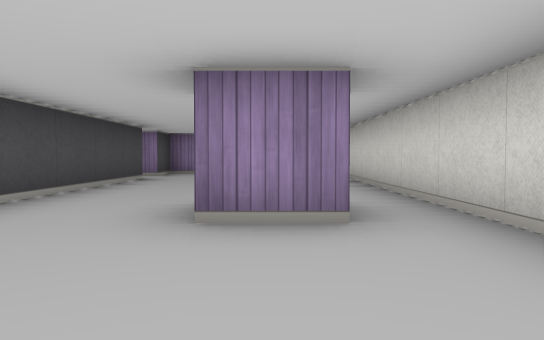
View 1 (above)

24 first-person views from a walk through a cub3D ray-caster map. The camera is about half as high as the walls, tilts 2° down and sees 70° across. The floor is counted in squares. Each view is taken from the middle of a square. On the plan, view 1 faces up. The plan holds only what a view shows up to about 9 squares ahead; the rest is blank.

View 2
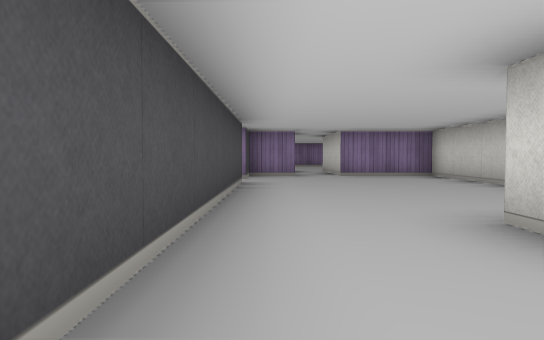

View 3
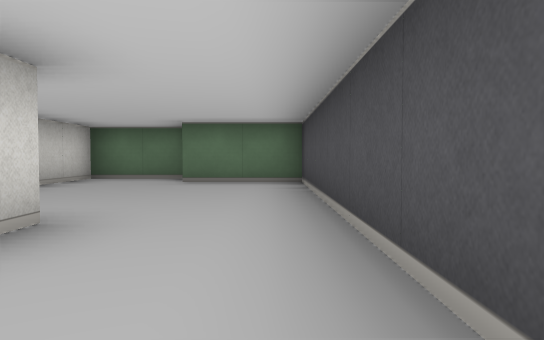

View 4
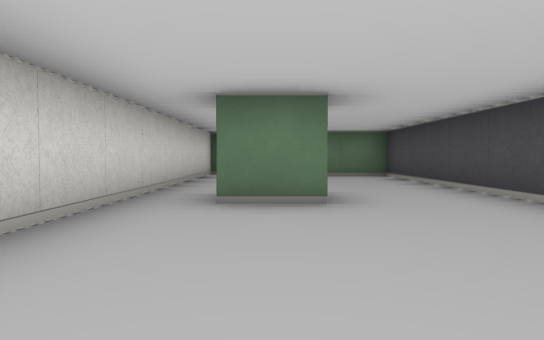

View 5
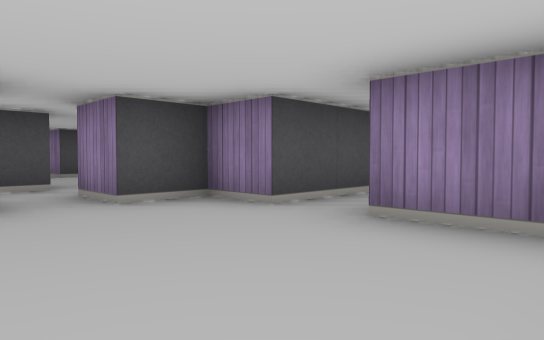

View 6
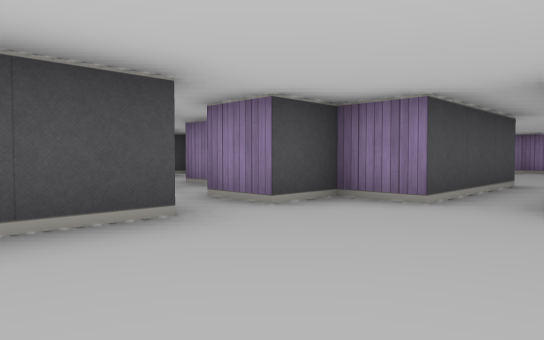

View 7
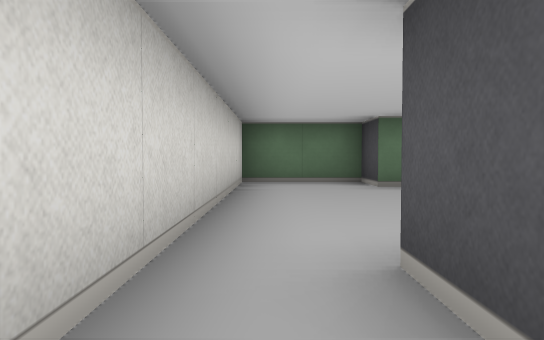

View 8
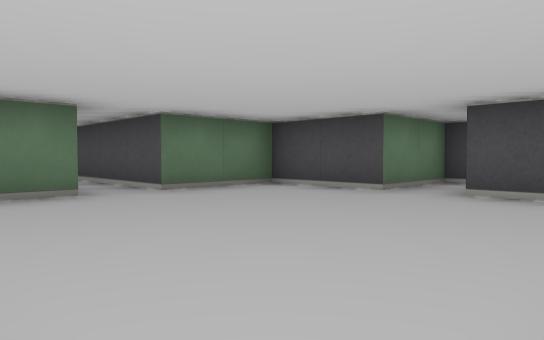

View 9
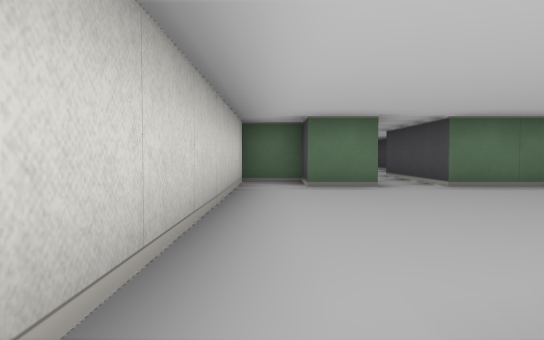

View 10
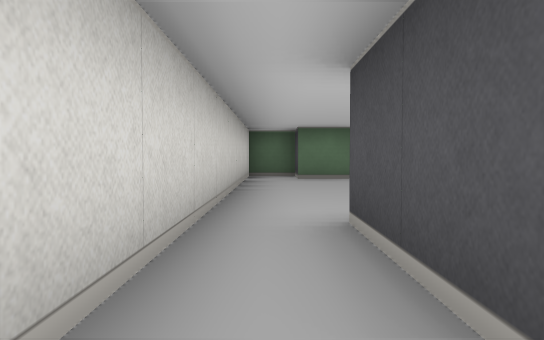

View 11
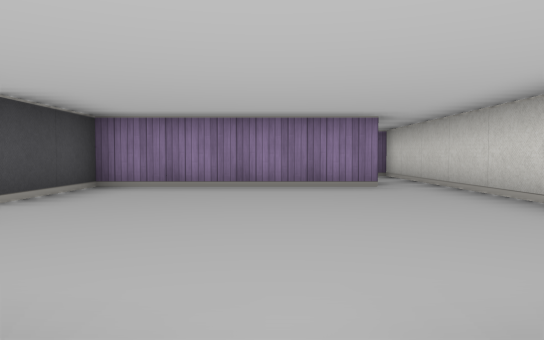

View 12
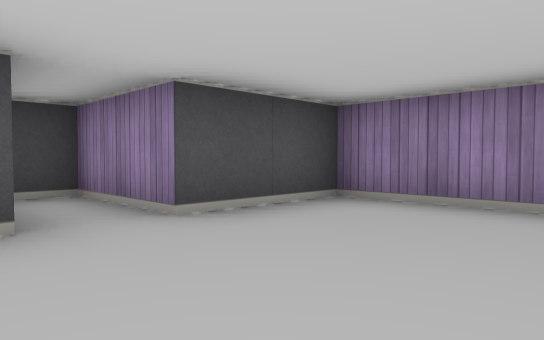

View 13
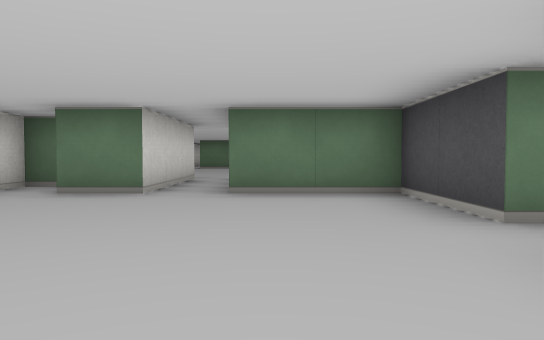

View 14
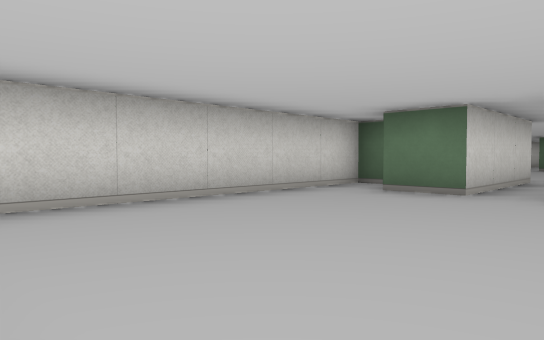

View 15
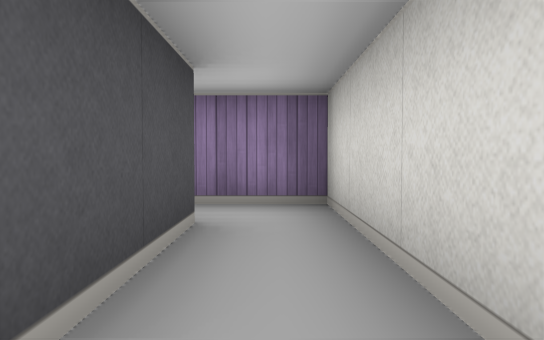

View 16
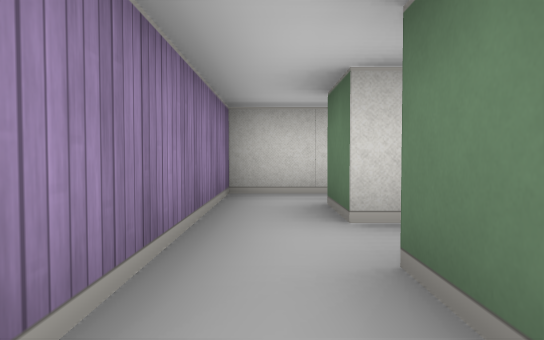

View 17
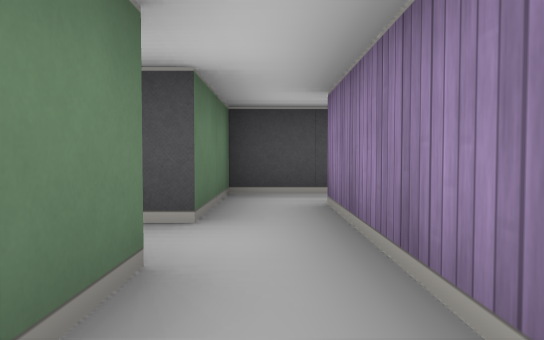

View 18
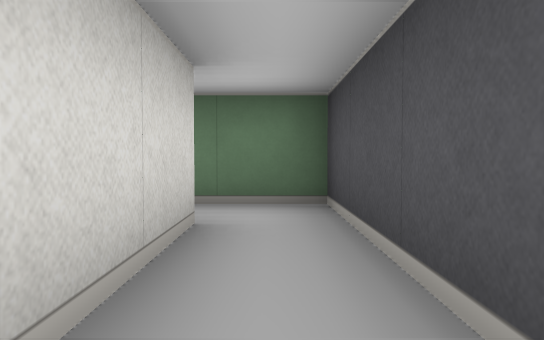

View 19
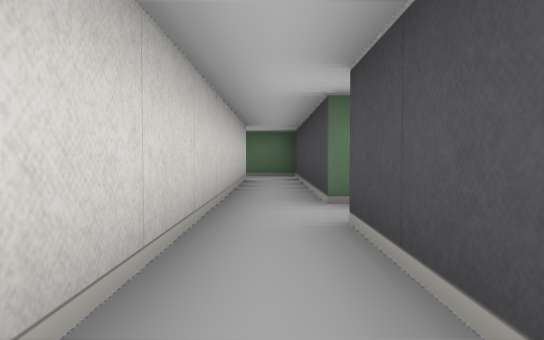

View 20
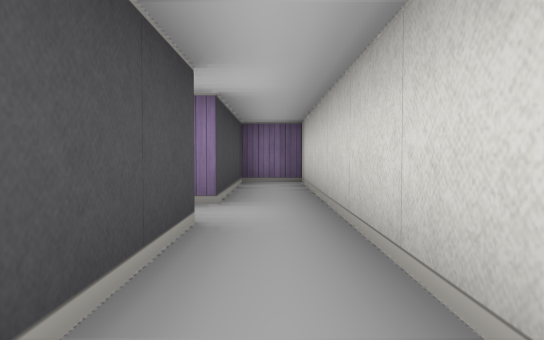

View 21
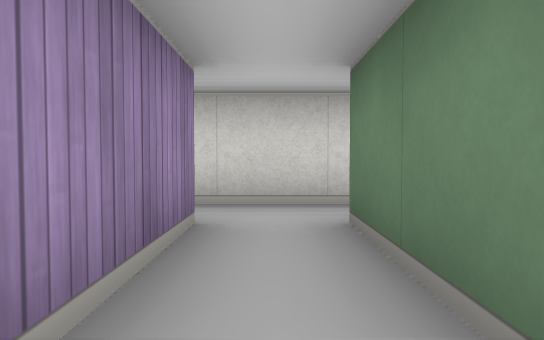

View 22
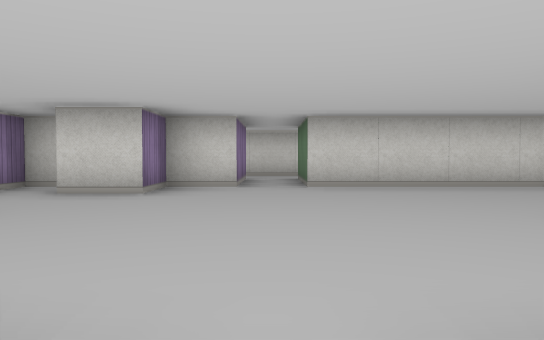

View 23
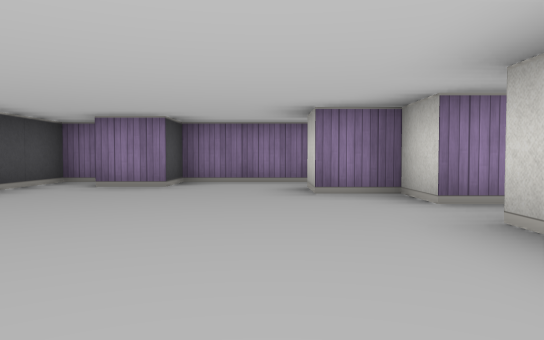

View 24
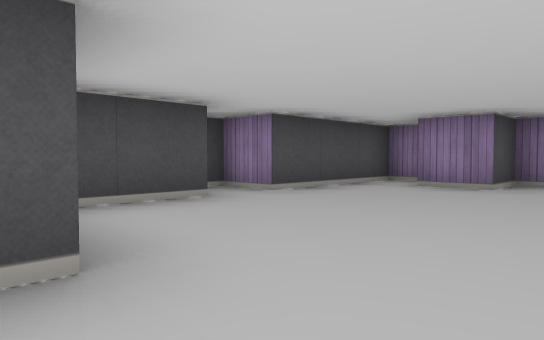

### Floor plan
Ten units are one square. View 1 is at (0, 0); x grows to the right and y downward. Boxes are objects, and circles mark ways between rooms. Rooms are numbered by the first view taken in them; rooms with no view inside come last. Other rooms are left out.
<svg viewBox="-120 -290 140 320">
<path fill="none" stroke="#000" d="M-5 -35 5 -35 5 -25 -5 -25 -5 -35M-25 -76 -25 15 -5 15 -5 25 15 25 15 -95 -5 -95M-15 -95 -25 -95 -25 -85 -35 -85M5 -175 -35 -175 -35 -155 -55 -155 -55 -145 -35 -145 -35 -125 -15 -125 -15 -95M-5 -95 -5 -125 5 -125 5 -115 15 -115 15 -175M-5 -195 5 -195 5 -175M-25 -195 -15 -195 -15 -191M15 -175 15 -205 -25 -205M-55 -245 -35 -245 -35 -195 -25 -195M-25 -205 -25 -285 -35 -285 -35 -255 -55 -255M-105 -246 -105 -231M-55 -255 -55 -265 -65 -265 -65 -275M-55 -211 -55 -245M-55 -280 -55 -285 -85 -285 -85 -275 -95 -275M-99 -285 -105 -285 -105 -255 -115 -255 -115 -251"/>
<circle cx="-10" cy="-90" r="3" fill="#2a7"/>
<circle cx="10" cy="-185" r="3" fill="#2a7"/>
<circle cx="-20" cy="-200" r="3" fill="#2a7"/>
<circle cx="-45" cy="-250" r="3" fill="#2a7"/>
<text x="-10" y="-40">1</text>
<text x="-10" y="-150">2</text>
<text x="0" y="-200">3</text>
<text x="-30" y="-240">4</text>
<text x="-80" y="-240">5</text>
</svg>
Room 1 opens to room 2. Room 2 opens to room 3. Room 3 opens to room 4. Room 4 opens to room 5.

Where each view was taken, in squares from view 1:
view 1: 0 up, 0 right, facing up
view 2: 1 up, 2 left, facing up
view 3: 5 up, 2 left, facing down
view 4: 7 up, 0 right, facing down
view 5: 7 up, 1 right, facing up-left
view 6: 6 up, 0 right, facing up-left
view 7: 4 up, 1 right, facing down
view 8: 17 up, 1 right, facing down-left
view 9: 18 up, 1 right, facing down
view 10: 20 up, 1 right, facing down
view 11: 12 up, 1 left, facing up
view 12: 14 up, 1 left, facing up-left
view 13: 17 up, 2 left, facing down
view 14: 17 up, 2 left, facing down-right
view 15: 17 up, 1 right, facing up
view 16: 20 up, 3 left, facing right
view 17: 20 up, 1 right, facing left
view 18: 23 up, 3 left, facing down
view 19: 28 up, 3 left, facing down
view 20: 22 up, 3 left, facing up
view 21: 25 up, 6 left, facing right
view 22: 25 up, 11 left, facing right
view 23: 22 up, 7 left, facing up
view 24: 22 up, 7 left, facing up-left
